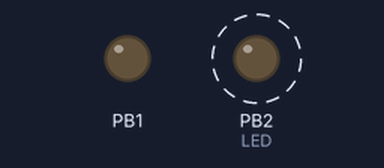
Bench run of a program on a simulated ATmega328P, built with avr-gcc and emulated at 16 MHz. Shown: output pins drawn as LEDs (lit = HIGH). Dashed ring = blinking.

Above: at 0.2 s.
At 2.8 s:
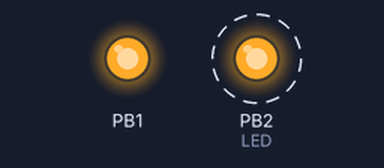
Timing chart, 0 to 5.2 s (numbered marks = the images above):
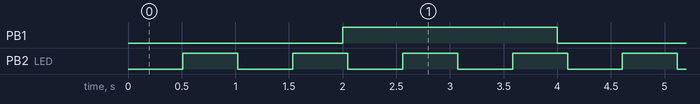

Measured:
- by itself, PB1: alternates HIGH for 2.0 s and LOW for 2.0 s
- by itself, PB2 (LED): alternates HIGH for 0.51 s and LOW for 0.51 s

The program:

main.c
```c
/*
 * Indep_timing.c
 *
 * Created: 2026-06-10 5:49:56 AM
 * Author : fedbi
 */

#define F_CPU 16000000UL
#include <avr/io.h>
#include <avr/interrupt.h>

volatile uint8_t ms =0;

ISR (TIMER1_COMPA_vect)
{
	PORTB ^= 1<<PORTB1;  //status LED
}

ISR (TIMER2_COMPA_vect)
{
	ms++;
}

int main(void)
{
    /*LED*/
	DDRB |= ((1<<DDB1)|(1<<DDB2));  //LED blink


	/* Timer 2*/

	TCCR2A = 0;
	TCCR2B = 0;
	TCCR2A |= (1<<WGM21);   // CTC mode
	TCCR2B |= (1 << CS22) | (1 << CS21) | (1 << CS20); //prescalr 1024

	TCNT2  = 0;
	OCR2A = 249;


	/*Timer1 */
	TCCR1A = 0;
	TCCR1B = ((1<<CS12)|(1<<CS10)|(1<<WGM12));     // Prescaler  1024, CTC mode
	OCR1A = 31249;

	/* Interrupt */
	TIMSK1 |= (1<<OCIE1A);                 //enable Timers 1
	TIMSK2 |= (1<<OCIE2A);                 //enable Timers 2
	sei ();                               // Global interrupt enable

    while (1)
    {
		if (ms >= 32)
		{
			ms -=32;   // to keep left over time
			PORTB ^= 1<<PORTB2;  //heartbeat LED
		}
    }
}
```
